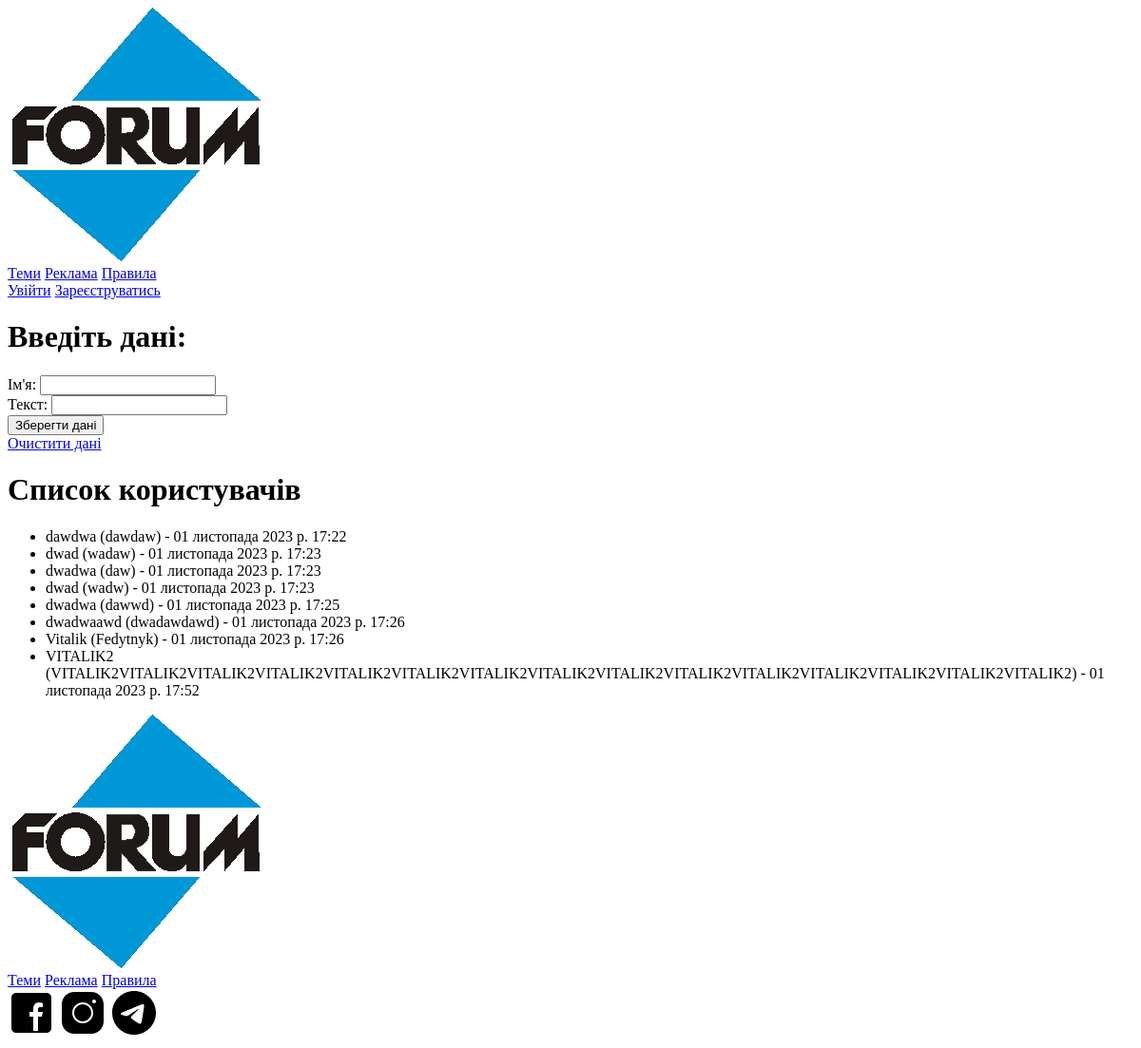
/sandbox, run on an earlier commit of the app's database.
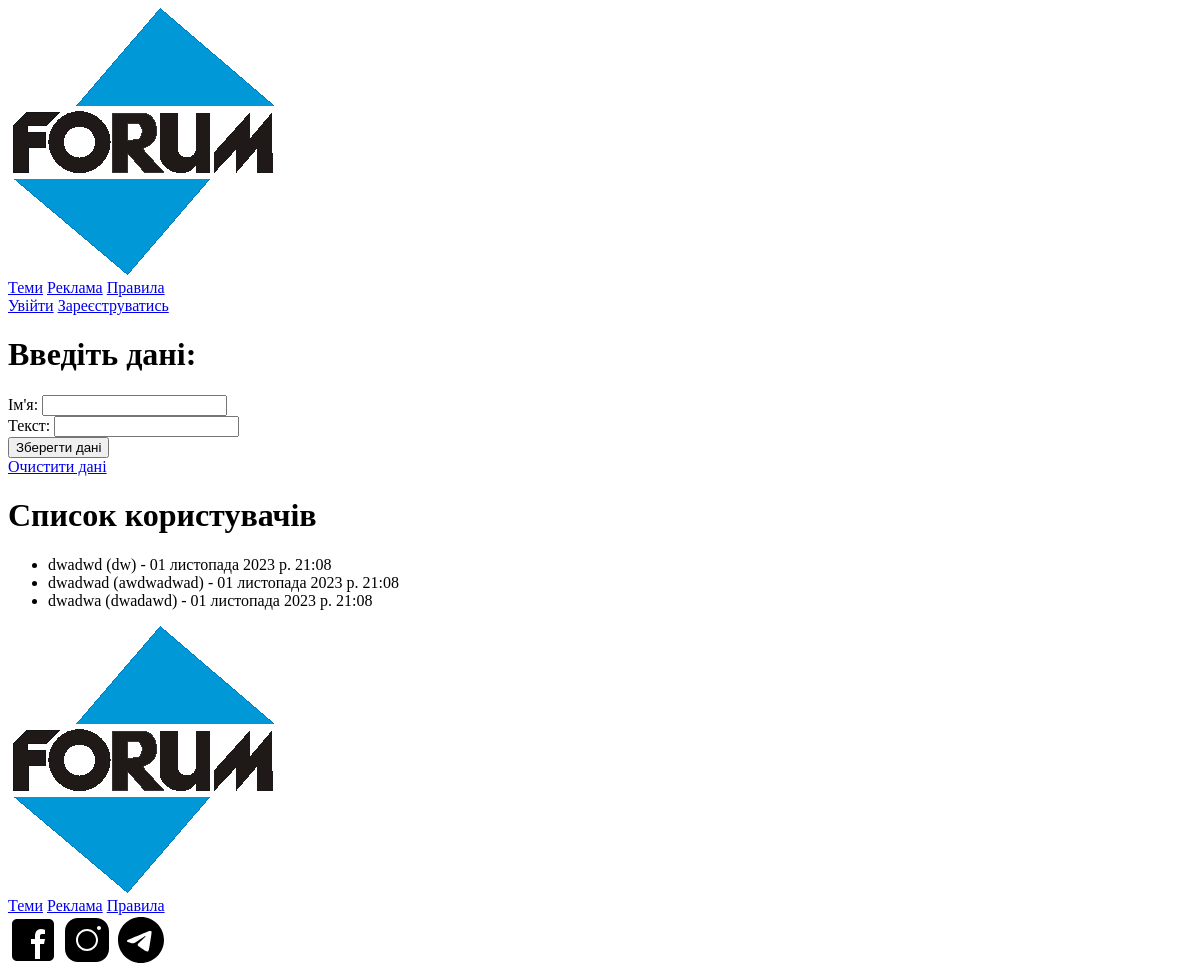
And on a later commit of the database.
### forum_pages/models.py (models this page shows, shortened)
class UserData(models.Model):
    name = models.CharField(max_length=100)
    main_text = models.TextField()
    time = models.DateTimeField(auto_now_add=True)

### forum_pages/views.py (the view)
# urls.py: path('sandbox', views.sandbox, name='sandbox'),
def sandbox(request):
    users = UserData.objects.all()
    return render(request, 'forum_pages/sandbox.html', {'users': users})

### forum_pages/templates/forum_pages/sandbox.html (shortened to what this page needs)
{% extends 'forum_pages/base.html' %}
{% load sass_tags %}
{% load static %}
{% block style %}{% sass_src 'forum_pages/css/sandbox.min.css' %}{% endblock %}
{% block content %}
    <h1>Введіть дані:</h1>
    <form method="post" action="{% url 'save_data' %}">
        <label for="name">Ім'я:</label>
        <input type="text" id="name" name="name" required>
        <br>
        <label for="main_text">Текст:</label>
        <input type="text" id="main_text" name="main_text" required>
        <br>
        <input type="submit" value="Зберегти дані" class="submit-inp">
    </form>
    <a href="{% url 'clear_data' %}" class="delete-data">Очистити дані</a>
    <h1>Список користувачів</h1>
    <ul>
        {% for user in users %}
            <li>{{ user.name }} ({{ user.main_text }}) - {{ user.time }}</li>
        {% endfor %}
    </ul>
{% endblock %}

### forum_pages/templates/forum_pages/base.html (shortened to what this page needs)
{% load static %}
{% load sass_tags %}
<!DOCTYPE html>
<html lang="en">
<head>
    <link rel="stylesheet" href="{% sass_src 'forum_pages/css/base.min.css' %}">
    <link rel="stylesheet" href="{% block style %}{% endblock %}">
</head>
<body>
    <header class="header">
        <div class="container">
            <div class="header__logo">
                <a href="{% url 'home' %}"><img src="{% static 'forum_pages/img/forum_logo.png'%}" alt=""></a>
            </div>
            <nav class="header__links">
                <a href="#">Теми</a>
                <a href="#">Реклама</a>
                <a href="#">Правила</a>
            </nav>
            <div class="header__auth">
                <a href="{% url 'login' %}">Увійти</a>
                <a href="#">Зареєструватись</a>
            </div>
        </div>
    </header>
    {% block content %}{% endblock %}
    <footer class="footer">
        <div class="container">
            <div class="footer__logo">
                <a href="#">
                    <img src="{% static 'forum_pages/img/forum_logo.png'%}" alt="">
                </a>
            </div>
            <div class="footer__links">
                <a href="#">Теми</a>
                <a href="#">Реклама</a>
                <a href="#">Правила</a>
            </div>
            <div class="footer__contactus">
                <a href="#"><img src="{% static 'forum_pages/img/facebook.svg'%}" alt=""></a>
                <a href="#"><img src="{% static 'forum_pages/img/instagram.svg'%}" alt=""></a>
                <a href="#"><img src="{% static 'forum_pages/img/telegram.svg'%}" alt=""></a>
            </div>
        </footer>
</body>
</html>

What changed in the data, as far as the page shows it:
removed UserData: name "dawdwa", main_text "dawdaw", time "01 листопада 2023 р. 17:22"
removed UserData: name "dwad", main_text "wadaw", time "01 листопада 2023 р. 17:23"
removed UserData: name "dwadwa", main_text "daw", time "01 листопада 2023 р. 17:23"
removed UserData: name "dwad", main_text "wadw", time "01 листопада 2023 р. 17:23"
removed UserData: name "dwadwa", main_text "dawwd", time "01 листопада 2023 р. 17:25"
removed UserData: name "dwadwaawd", main_text "dwadawdawd", time "01 листопада 2023 р. 17:26"
removed UserData: name "Vitalik", main_text "Fedytnyk", time "01 листопада 2023 р. 17:26"
removed UserData: name "VITALIK2", main_text "VITALIK2VITALIK2VITALIK2VITALIK2VITALIK2VITALIK2VITALIK2VITALIK2VITALIK2VITALIK2VITALIK2VITALIK2VITALIK2VITALIK2VITALIK2", time "01 листопада 2023 р. 17:52"
added UserData: name "dwadwd", main_text "dw", time "01 листопада 2023 р. 21:08"
added UserData: name "dwadwad", main_text "awdwadwad", time "01 листопада 2023 р. 21:08"
added UserData: name "dwadwa", main_text "dwadawd", time "01 листопада 2023 р. 21:08"
